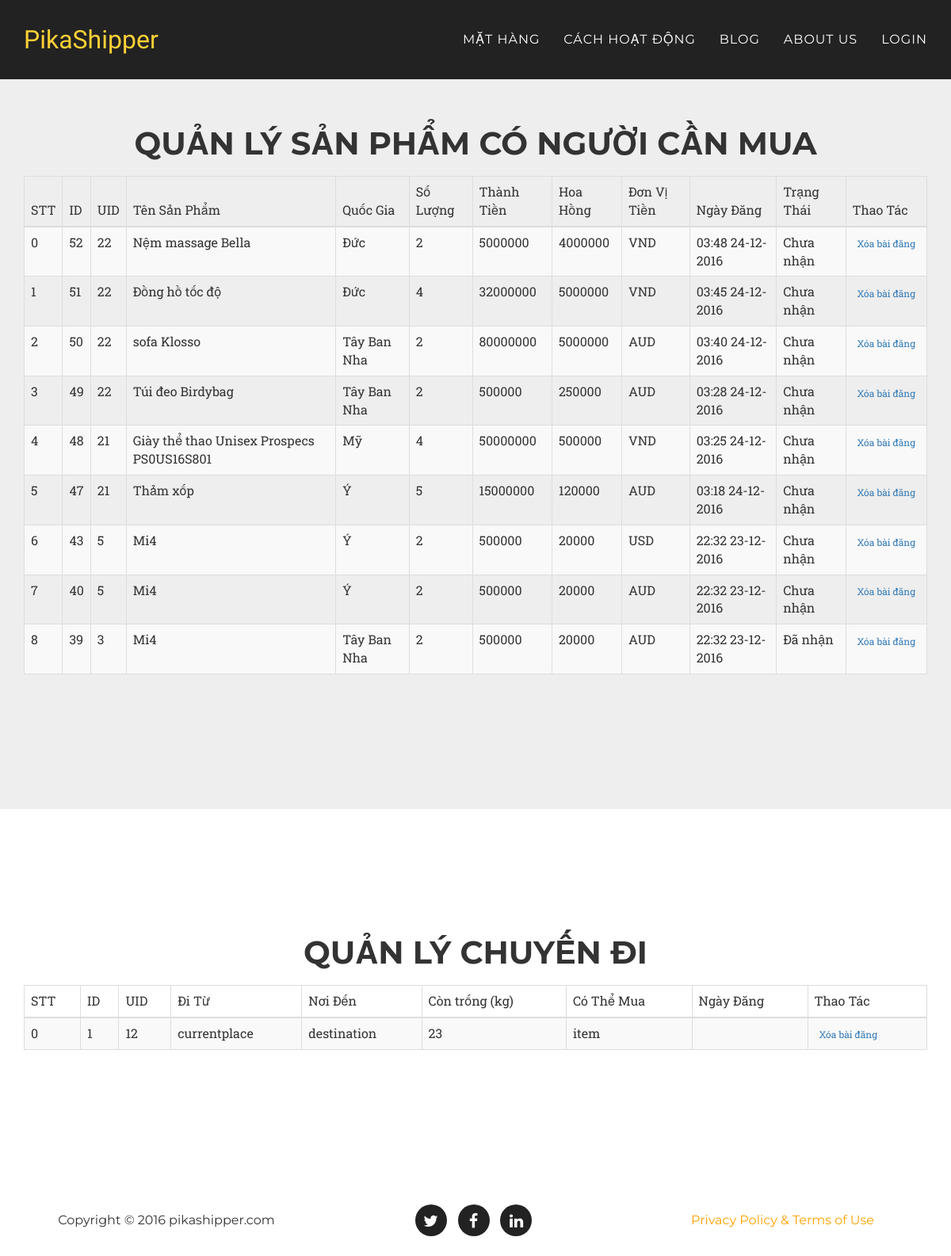
Page /postmanagement.php on the committed database.
### tables this page shows
CREATE TABLE `buy` (
  `id` int(11) NOT NULL,
  `uid` int(11) DEFAULT NULL,
  `item_name` varchar(200) DEFAULT NULL,
  `link` varchar(300) DEFAULT NULL,
  `country` varchar(50) DEFAULT NULL,
  `quantity` int(11) DEFAULT NULL,
  `cost` int(11) DEFAULT NULL,
  `comission` varchar(200) DEFAULT NULL,
  `currency` varchar(10) DEFAULT NULL,
  `datec` varchar(50) DEFAULT NULL,
  `status` int(11) DEFAULT NULL
);

CREATE TABLE `buyable` (
  `id` int(11) NOT NULL,
  `uid` int(11) DEFAULT NULL,
  `currentplace` varchar(50) DEFAULT NULL,
  `destination` varchar(50) DEFAULT NULL,
  `leweight` int(11) DEFAULT NULL,
  `item` varchar(200) DEFAULT NULL,
  `datec` varchar(100) DEFAULT NULL
);

### postmanagement.php (the view, shortened to what this page needs)
<!DOCTYPE html>
<html lang="en">
<?php
include('header.php');
?>
<body id="page-top">
	<?php
	include('nav.php');
	?>
	<section class="bg-light-gray">
		<div class="container">
			<div class="row">
				<div class="col-lg-12 text-center" >
					<h2 class="section-heading">QUẢN LÝ SẢN PHẨM CÓ NGƯỜI CẦN MUA</h2>
				</div>
			</div>
			<div class="form-style-6" >
				<table class='table table-bordered table-striped'>
						<thead>
						<tr>
						<th>STT</th>
						<th>ID</th>
						<th>UID</th>
						<th>Tên Sản Phẩm</th>
						<th>Quốc Gia</th>
						<th>Số Lượng</th>
						<th>Thành Tiền</th>
						<th>Hoa Hồng</th>
						<th>Đơn Vị Tiền</th>
						<th>Ngày Đăng</th>
						<th>Trạng Thái</th>
						<th>Thao Tác</th>
						</tr>
						</thead>
						<tbody>
					<?php
					include('connect.php');
					$stt = 0;
					$query_data = "SELECT *,id FROM buy order by id desc";
					$result_data = mysqli_query($conn,$query_data);
					while($data = mysqli_fetch_array($result_data))
					{
						echo "
						<tr>
						<td>$stt</td>
						<td>{$data['id']}</td>
						<td>{$data['uid']}</td>
						<td>{$data['item_name']}</td>
						<td>{$data['country']}</td>
						<td>{$data['quantity']}</td>
						<td>{$data['cost']}</td>
						<td>{$data['comission']}</td>
						<td>{$data['currency']}</td>
						<td>{$data['datec']}</td>";
						if($data['status'] == NULL || $data['status'] == 0)
						echo "<td>Chưa nhận</td>";
						else
							echo "<td>Đã nhận</td>";
						echo"<td><a href='removebuy.php?id={$data['id']}'  class='btn btn-xs btn-link'role='button'><i> <b>Xóa bài đăng</b></i></a></small>
						</td>
						</tr>
						";
						$stt++;
					}
					?>
					</tbody>
					</table>
			</div>
		</div>
	</section>
	<section>
		<div class="container">
			<div class="row">
				<div class="col-lg-12 text-center" >
					<h2 class="section-heading">QUẢN LÝ CHUYẾN ĐI</h2>
				</div>
			</div>
			<div class="form-style-6" >
				<table class='table table-bordered table-striped'>
						<thead>
						<tr>
						<th>STT</th>
						<th>ID</th>
						<th>UID</th>
						<th>Đi Từ</th>
						<th>Nơi Đến</th>
						<th>Còn trống (kg)</th>
						<th>Có Thể Mua</th>
						<th>Ngày Đăng</th>
						<th>Thao Tác</th>
						</tr>
						</thead>
						<tbody>
					<?php
					include('connect.php');
					$stt = 0;
					$query_data = "SELECT *,id FROM buyable order by id desc";
					$result_data = mysqli_query($conn,$query_data);
					while($data = mysqli_fetch_array($result_data))
					{
						echo "
						<tr>
						<td>$stt</td>
						<td>{$data['id']}</td>
						<td>{$data['uid']}</td>
						<td>{$data['currentplace']}</td>
						<td>{$data['destination']}</td>
						<td>{$data['leweight']}</td>
						<td>{$data['item']}</td>
						<td>{$data['datec']}</td>
						<td><a href='removebuyable.php?id={$data['id']}'  class='btn btn-xs btn-link'role='button'><i> <b>Xóa bài đăng</b></i></a></small>
						</td>
						</tr>
						";
						$stt++;
					}
					?>
					</tbody>
					</table>
			</div>
		</div>
	</section>
	<?php
	include('footer.php');
	?>
</body>
</html>

### header.php (shortened to what this page needs)
<head>
    <link href="https://maxcdn.bootstrapcdn.com/bootstrap/3.3.7/css/bootstrap.min.css" rel="stylesheet">
    <link href="vendor/font-awesome/css/font-awesome.min.css" rel="stylesheet" type="text/css">
    <link rel="stylesheet" type="text/css" href="css/form_1.css">
    <link rel="stylesheet" type="text/css" href="css/login.css">
    <link href="css/agency.min.css" rel="stylesheet">
</head>

### nav.php (shortened to what this page needs)
<nav id="mainNav" class="navbar navbar-default navbar-custom navbar-fixed-top" style="background-color: #222222">
  <div class="container">
    <div class="navbar-header page-scroll">
      <a class="navbar-brand page-scroll" href="index.php#page-top">PikaShipper</a>
    </div>
    <div class="collapse navbar-collapse" id="bs-example-navbar-collapse-1">
      <ul class="nav navbar-nav navbar-right">
        <li>
          <a href="listnews.php">Mặt Hàng</a>
        </li>
        <li>
          <a class="page-scroll" href="index.php#hiw">Cách Hoạt Động</a>
        </li>
        <li>
          <a href="blog.php">Blog</a>
        </li>
        <li>
          <a href="aboutus.php">About Us</a>
        </li>
        <li>
          <?php
          if (!isset($_SESSION['id_member']))
          {
            echo "<a data-toggle='modal' data-target='#login-modal' href='#'>Login</a>";
          }
          ?>
        </li>
      </ul>
    </div>
  </div>
</nav>

### footer.php (shortened to what this page needs)
<footer>
        <div class="container">
            <div class="row">
                <div class="col-md-4">
                    <span class="copyright">Copyright &copy; 2016 pikashipper.com</span>
                </div>
                <div class="col-md-4">
                    <ul class="list-inline social-buttons">
                        <li><a href="https://www.facebook.com/nguyen.quocanh.775"><i class="fa fa-twitter"></i></a>
                        </li>
                        <li><a href="https://www.facebook.com/icarus.jap"><i class="fa fa-facebook"></i></a>
                        </li>
                        <li><a href="https://www.facebook.com/pham.xuanmai.7"><i class="fa fa-linkedin"></i></a>
                        </li>
                    </ul>
                </div>
                <div class="col-md-4">
                    <ul class="list-inline quicklinks">
                        <li><a href="ppt.html" style="color: #FDA200">Privacy Policy & Terms of Use</a></li>
                    </ul>
                </div>
            </div>
        </div>
    </footer>

### css/login.css (style rules this page uses)
html,body,div,span,applet,object,iframe,h1,h2,h3,h4,h5,h6,p,blockquote,pre,a,abbr,acronym,address,big,cite,code,del,dfn,em,img,ins,kbd,q,s,samp,small,strike,strong,sub,sup,tt,var,b,u,i,dl,dt,dd,ol,nav ul,nav li,fieldset,form,label,legend,table,caption,tbody,tfoot,thead,tr,th,td,article,aside,canvas,details,embed,figure,figcaption,footer,header,hgroup,menu,nav,output,ruby,section,summary,time,mark,audio,video { margin:0;padding:0;border:0;font-size:100%;font:inherit;vertical-align:baseline; }
article, aside, details, figcaption, figure,footer, header, hgroup, menu, nav, section { display: block; }
ol,ul { list-style:none;margin:0px;padding:0px; }
table { border-collapse:collapse;border-spacing:0; }
a { text-decoration:none; }

### rows in the picture
buy: id "52", uid "22", item_name "Nệm massage Bella", country "Đức", quantity "2", cost "5000000", comission "4000000", currency "VND", datec "03:48 24-12-2016", shows "Chưa nhận"
buy: id "51", uid "22", item_name "Đồng hồ tốc độ", country "Đức", quantity "4", cost "32000000", comission "5000000", currency "VND", datec "03:45 24-12-2016", shows "Chưa nhận"
buy: id "50", uid "22", item_name "sofa Klosso", country "Tây Ban Nha", quantity "2", cost "80000000", comission "5000000", currency "AUD", datec "03:40 24-12-2016", shows "Chưa nhận"
buy: id "49", uid "22", item_name "Túi đeo Birdybag", country "Tây Ban Nha", quantity "2", cost "500000", comission "250000", currency "AUD", datec "03:28 24-12-2016", shows "Chưa nhận"
buy: id "48", uid "21", item_name "Giày thể thao Unisex Prospecs PS0US16S801", country "Mỹ", quantity "4", cost "50000000", comission "500000", currency "VND", datec "03:25 24-12-2016", shows "Chưa nhận"
buy: id "47", uid "21", item_name "Thảm xốp", country "Ý", quantity "5", cost "15000000", comission "120000", currency "AUD", datec "03:18 24-12-2016", shows "Chưa nhận"
buy: id "43", uid "5", item_name "Mi4", country "Ý", quantity "2", cost "500000", comission "20000", currency "USD", datec "22:32 23-12-2016", status "Chưa nhận"
buy: id "40", uid "5", item_name "Mi4", country "Ý", quantity "2", cost "500000", comission "20000", currency "AUD", datec "22:32 23-12-2016", shows "Chưa nhận"
buy: id "39", uid "3", item_name "Mi4", country "Tây Ban Nha", quantity "2", cost "500000", comission "20000", currency "AUD", datec "22:32 23-12-2016", status "Đã nhận"
buyable: id "1", uid "12", currentplace "currentplace", destination "destination", leweight "23", item "item"
